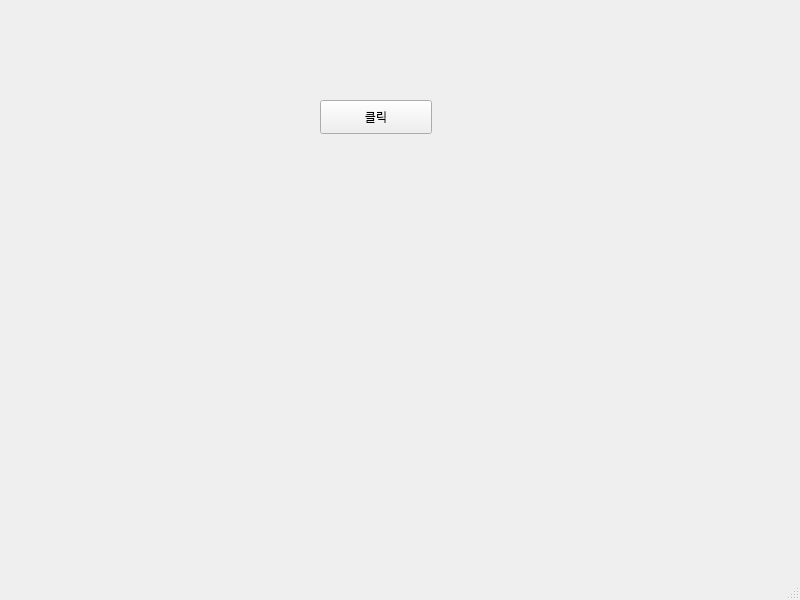
<?xml version="1.0" encoding="UTF-8"?>
<ui version="4.0">
 <class>MainWindow</class>
 <widget class="QMainWindow" name="MainWindow">
  <property name="geometry">
   <rect>
    <x>0</x>
    <y>0</y>
    <width>800</width>
    <height>600</height>
   </rect>
  </property>
  <property name="windowTitle">
   <string>MainWindow</string>
  </property>
  <widget class="QWidget" name="centralwidget">
   <widget class="QPushButton" name="pushButton">
    <property name="geometry">
     <rect>
      <x>320</x>
      <y>100</y>
      <width>112</width>
      <height>34</height>
     </rect>
    </property>
    <property name="text">
     <string>클릭</string>
    </property>
   </widget>
   <widget class="QLabel" name="label">
    <property name="geometry">
     <rect>
      <x>130</x>
      <y>110</y>
      <width>77</width>
      <height>18</height>
     </rect>
    </property>
    <property name="text">
     <string/>
    </property>
   </widget>
  </widget>
  <widget class="QMenuBar" name="menubar">
   <property name="geometry">
    <rect>
     <x>0</x>
     <y>0</y>
     <width>800</width>
     <height>31</height>
    </rect>
   </property>
  </widget>
  <widget class="QStatusBar" name="statusbar"/>
 </widget>
 <resources/>
 <connections/>
</ui>
